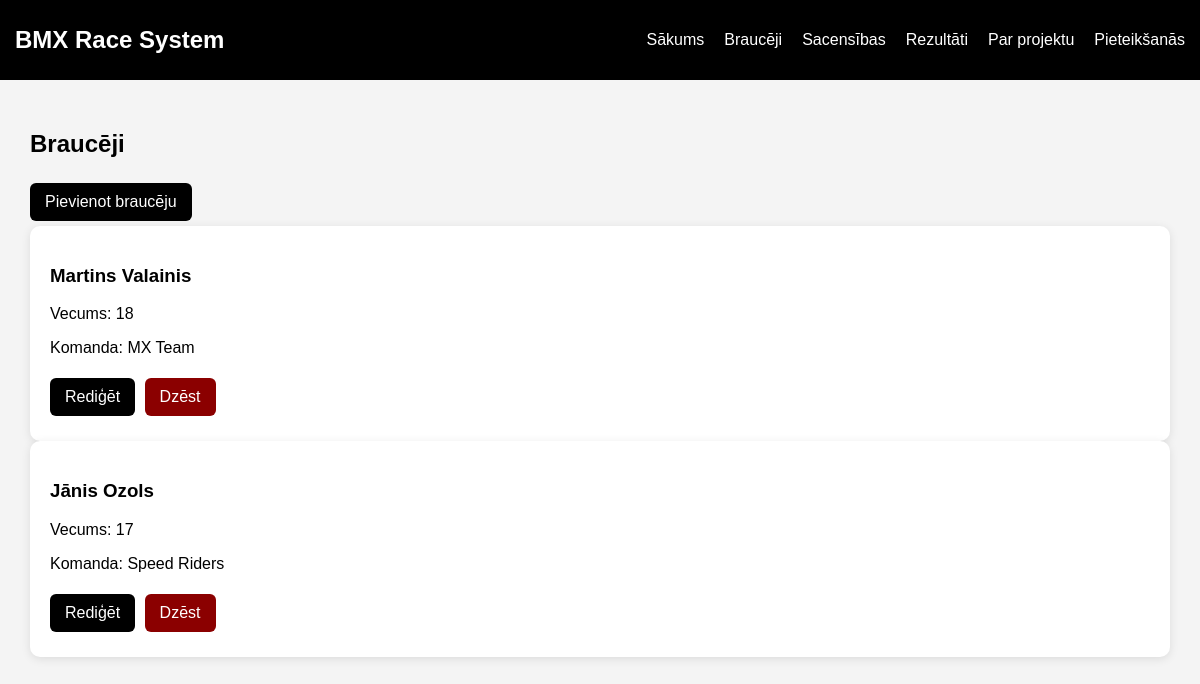
/riders, run on an earlier commit of the app's database.
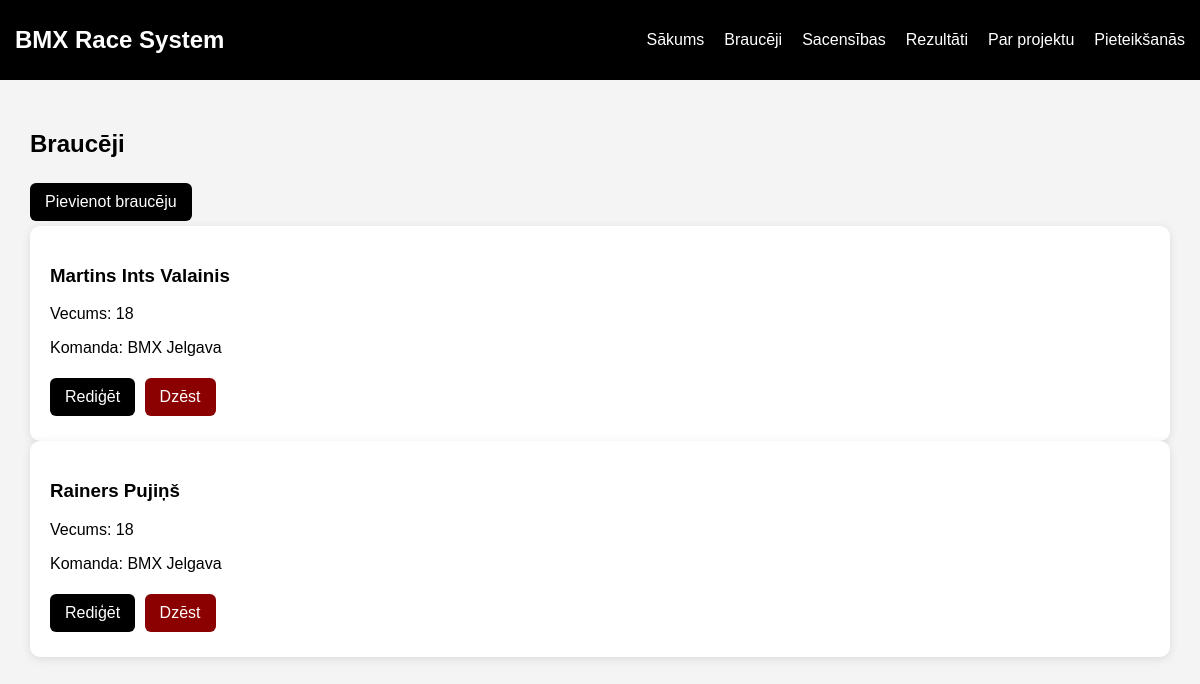
And on a later commit of the database.
### tables this page shows
CREATE TABLE riders (
            id INTEGER PRIMARY KEY AUTOINCREMENT,
            name TEXT NOT NULL,
            age INTEGER NOT NULL,
            team_id INTEGER,
            FOREIGN KEY (team_id) REFERENCES teams (id)
        );

CREATE TABLE teams (
            id INTEGER PRIMARY KEY AUTOINCREMENT,
            name TEXT NOT NULL,
            city TEXT NOT NULL
        );

### app.py (the view)
@app.route("/riders")
def riders():
    conn = get_db_connection()
    riders = conn.execute("""
        SELECT riders.id, riders.name, riders.age, teams.name AS team_name
        FROM riders
        LEFT JOIN teams ON riders.team_id = teams.id
    """).fetchall()
    conn.close()
    return render_template("riders.html", riders=riders)

### app.py (called while the page is built)
def get_db_connection():
    conn = sqlite3.connect("database.db")
    conn.row_factory = sqlite3.Row
    return conn

### templates/riders.html
{% extends "base.html" %}
{% block content %}
<h2>Braucēji</h2>
<a class="button" href="/add_rider">Pievienot braucēju</a>
{% for rider in riders %}
<div class="card">
    <h3>{{ rider.name }}</h3>
    <p>Vecums: {{ rider.age }}</p>
    <p>Komanda: {{ rider.team_name }}</p>
    <a class="button" href="/edit_rider/{{ rider.id }}">Rediģēt</a>
    <a class="button danger" href="/delete_rider/{{ rider.id }}">Dzēst</a>
</div>
{% endfor %}
{% endblock %}

### templates/base.html (shortened to what this page needs)
<!DOCTYPE html>
<html lang="lv">
<head>
    <link rel="stylesheet" href="{{ url_for('static', filename='style.css') }}">
</head>
<body>
<nav>
    <h1>BMX Race System</h1>
    <ul>
        <li><a href="/">Sākums</a></li>
        <li><a href="/riders">Braucēji</a></li>
        <li><a href="/races">Sacensības</a></li>
        <li><a href="/results">Rezultāti</a></li>
        <li><a href="/about">Par projektu</a></li>
        <li><a href="/register">Pieteikšanās</a></li>
    </ul>
</nav>
<div class="container">
    {% block content %}
    {% endblock %}
</div>
</body>
</html>

### static/style.css (style rules this page uses)
body { margin: 0; font-family: Arial, sans-serif; background-color: #f4f4f4; }
nav { background-color: black; color: white; padding: 15px; }
nav h1 { margin: 0; }
nav ul { list-style: none; display: flex; gap: 20px; padding: 0; }
nav a { color: white; text-decoration: none; }
.container { padding: 30px; }
.card { background-color: white; padding: 20px; border-radius: 10px; }
.button, button { display: inline-block; background-color: black; color: white; padding: 10px 15px; border-radius: 6px; text-decoration: none; border: none; margin: 5px 5px 5px 0; cursor: pointer; }
.danger { background-color: darkred; }
.card { box-shadow: 0 2px 10px rgba(0,0,0,0.1); }
nav { display: flex; justify-content: space-between; align-items: center; }
nav ul { align-items: center; }

What changed in the data, as far as the page shows it:
changed riders: name "Martins Valainis" → "Martins Ints Valainis"; team_name "MX Team" → "BMX Jelgava"
changed riders: name "Jānis Ozols" → "Rainers Pujiņš"; age "17" → "18"; team_name "Speed Riders" → "BMX Jelgava"
